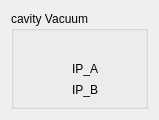
<?xml version="1.0" encoding="UTF-8"?>
<ui version="4.0">
 <class>cavityVacuum</class>
 <widget class="TaurusWidget" name="cavityVacuum">
  <property name="geometry">
   <rect>
    <x>0</x>
    <y>0</y>
    <width>159</width>
    <height>114</height>
   </rect>
  </property>
  <property name="windowTitle">
   <string>Form</string>
  </property>
  <layout class="QGridLayout" name="gridLayout">
   <item row="0" column="0">
    <widget class="TaurusGroupBox" name="vacuumGroup">
     <property name="title">
      <string>cavity Vacuum</string>
     </property>
     <layout class="QGridLayout" name="gridLayout_2">
      <item row="0" column="0" rowspan="3">
       <widget class="QwtThermo" name="VacuuRange"/>
      </item>
      <item row="0" column="1" colspan="2">
       <widget class="TaurusLabel" name="HVGValue">
        <property name="minimumSize">
         <size>
          <width>60</width>
          <height>15</height>
         </size>
        </property>
        <property name="maximumSize">
         <size>
          <width>80</width>
          <height>15</height>
         </size>
        </property>
       </widget>
      </item>
      <item row="1" column="1">
       <widget class="QLabel" name="IonPumpALabel">
        <property name="text">
         <string>IP_A</string>
        </property>
       </widget>
      </item>
      <item row="1" column="2">
       <widget class="TaurusLed" name="IonPumpALed">
        <property name="minimumSize">
         <size>
          <width>15</width>
          <height>15</height>
         </size>
        </property>
        <property name="maximumSize">
         <size>
          <width>15</width>
          <height>15</height>
         </size>
        </property>
       </widget>
      </item>
      <item row="2" column="1">
       <widget class="QLabel" name="IonPumpBLabel">
        <property name="text">
         <string>IP_B</string>
        </property>
       </widget>
      </item>
      <item row="2" column="2">
       <widget class="TaurusLed" name="IonPumpBLed">
        <property name="minimumSize">
         <size>
          <width>15</width>
          <height>15</height>
         </size>
        </property>
        <property name="maximumSize">
         <size>
          <width>15</width>
          <height>15</height>
         </size>
        </property>
       </widget>
      </item>
     </layout>
    </widget>
   </item>
  </layout>
 </widget>
 <customwidgets>
  <customwidget>
   <class>TaurusWidget</class>
   <extends>QWidget</extends>
   <header>taurus.qt.qtgui.container</header>
   <container>1</container>
  </customwidget>
  <customwidget>
   <class>TaurusGroupBox</class>
   <extends>QGroupBox</extends>
   <header>taurus.qt.qtgui.container</header>
   <container>1</container>
  </customwidget>
  <customwidget>
   <class>TaurusLabel</class>
   <extends>QLabel</extends>
   <header>taurus.qt.qtgui.display</header>
  </customwidget>
  <customwidget>
   <class>TaurusLed</class>
   <extends>QLed</extends>
   <header>taurus.qt.qtgui.display</header>
  </customwidget>
  <customwidget>
   <class>QLed</class>
   <extends>QPixmapWidget</extends>
   <header>taurus.qt.qtgui.display</header>
  </customwidget>
  <customwidget>
   <class>QPixmapWidget</class>
   <extends>QWidget</extends>
   <header>taurus.qt.qtgui.display</header>
  </customwidget>
  <customwidget>
   <class>QwtThermo</class>
   <extends>QWidget</extends>
   <header>qwt_thermo.h</header>
  </customwidget>
 </customwidgets>
 <resources/>
 <connections/>
</ui>
